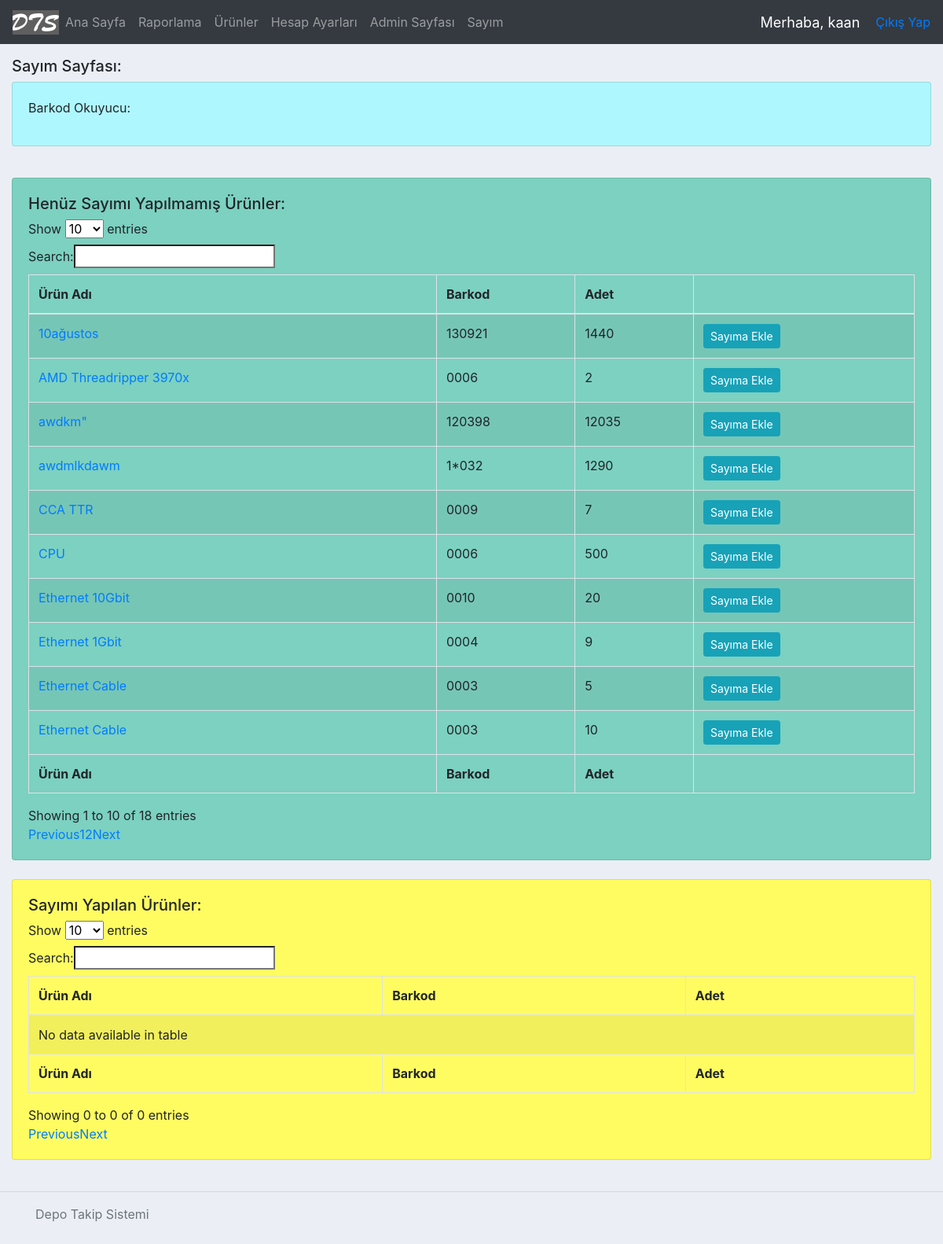
The app's page /stocktakePage/ (signed in), older data.
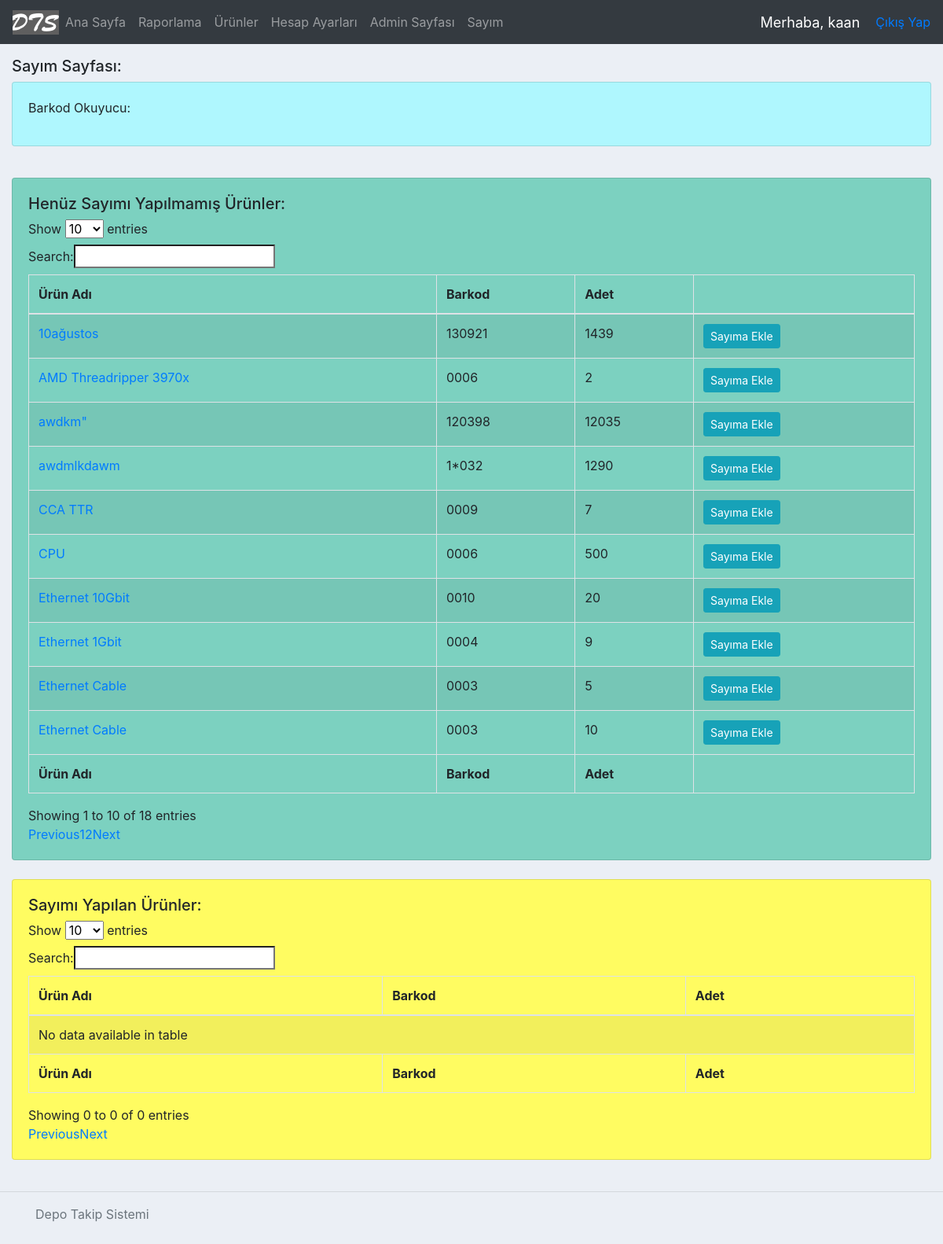
The same page, newer data.
### accounts/models.py (models this page shows, shortened)
class Product(models.Model):
    name = models.CharField(max_length=200)
    barcode = models.CharField(max_length=48)
    code = models.CharField(max_length=255)
    criticalStock = models.BooleanField(default=False) #kritik stok
    criticalStockAmt = models.IntegerField(null=True, blank=True)
    photo = models.ImageField(blank=True, null=True)
    vendor = models.CharField(max_length=200) #alınan firma
    dateBought = models.DateField(null=True) #satın alınan tarih
    regDate = models.DateTimeField( auto_now_add=True, null=True ) #ürünün kayıt edildiği tarih
    price = models.FloatField() #ürünün fiyatı
    amount = models.IntegerField() #ürünün adeti
    category = models.CharField(max_length=200) #ürünün kategorisi
    brand = models.CharField(max_length = 200) #ürünün markası
    model = models.CharField(max_length = 200, blank=True, null=True)
    description = models.CharField(max_length = 400, blank=True, null=True) #açıklama
    editor = models.CharField(max_length = 200) #ürünü kaydeden/silen kullanıcı
    invoice = models.OneToOneField('Invoice', on_delete=models.CASCADE, related_name="fatura", null=True, blank=True )
    history = HistoricalRecords(
        history_change_reason_field=models.TextField(null=True, max_length=255)
    )
    lastStocktakeTime = models.DateTimeField(blank=True, null=True) #son sayım yapılan tarih

### accounts/views.py (the view, shortened to what this page needs)
# urls.py: path('stocktakePage/', views.stocktakePage, name="stocktakePage"),
@login_required(login_url='login')
def stocktakePage(request):
    dateObj = timezone.now()
    time = datetime.time(0,0,0)
    beginningOfTheDay = dt.combine(dateObj, time)
    stocktakeProducts = Product.objects.filter(
        lastStocktakeTime__isnull=False
    ).filter(
        lastStocktakeTime__gt=beginningOfTheDay
    )
    nullST = Product.objects.filter(lastStocktakeTime__isnull=True)
    lteToday = Product.objects.filter(lastStocktakeTime__lte=beginningOfTheDay)
    products = nullST | lteToday
    totalLoss = 0
    lossDict = {}
    productFilter = ProductFilter(request.GET, queryset=products)
    products = productFilter.qs
    message = "Sayım sayfası her günün başında yenilenir. " + "Sayım tamamlandığında kayıp ürünlerin özetini ve toplam zararı görebilirsiniz."
    messages.info(request, message)
    context = { 'stocktakeProducts': stocktakeProducts, 'products': products,
     'productFilter': productFilter, 'totalLoss': totalLoss, 'lossDict': lossDict }
    return render(request, 'accounts/stocktakePage.html', context)

### accounts/templates/accounts/stocktakePage.html (shortened to what this page needs)
{%  extends 'accounts/main.html' %}
{% block content %}
<h5>Sayım Sayfası:</h5>
<div class="card card-body" id="ccColor">
    <p>Barkod Okuyucu:</p>
</div>
<div class="card card-body" id="stockNotTaken">
    <h5>Henüz Sayımı Yapılmamış Ürünler:</h5>
    {% if products|length is 0 %}
        <script>
            alert("Sayım Tamamlanmış Durumda.");
        </script>
        <h5 id="red">Sayım yapılmayan ürün kalmadı. Sayım tamamlandı. Toplam Zarar: {{totalLoss}} TL</h5>
        <div>
            <p>Zararın özeti:</p>
            <table class="table table-hover">
                <thead>
                    <tr>
                        <th scope="col">Ürün</th>
                        <th scope="col">Zarar</th>
                    </tr>
                </thead>
                <tbody>
                    {% for key, value in lossDict.items %}
                    <tr>
                        <td>{{ key }}</td>
                        <td>{{ value }}</td>
                    </tr>
                    {% endfor %}
                </tbody>
            </table>
        </div>
    {% else %}
        {% include "accounts/products.html" %}
    {% endif %}
</div>
<br>
<div class="card card-body" id="stockTaken">
        <h5>Sayımı Yapılan Ürünler:</h5>
        <table id="stocktakeProducts" class="table table-striped table-bordered" cellspacing="0" width="100%">
            <thead>
                <tr>
                    <th>Ürün Adı</th>
                    <th>Barkod</th>
                    <th>Adet</th>
                </tr>
            </thead>
            <tbody>
            </tbody>
            <tfoot>
          	<tr>
          		<th>Ürün Adı</th>
          		<th>Barkod</th>
          		<th>Adet</th>
          	</tr>
            </tfoot>
        </table>
</div>
<br>
{% endblock content %}

### accounts/templates/accounts/products.html
<table id="products" class="table table-striped table-bordered" cellspacing="0" width="100%">
  <thead>
	<tr>
	  <th>Ürün Adı</th>
	  <th>Barkod</th>
	  <th>Adet</th>
	  <th></th>
	</tr>
  </thead>
  <tbody>
	  {% for product in products %}
		  <tr>
			  <td>
				  <a href="{% url 'productPage' product.id %}">{{ product.name }}</a>
			  </td>
			  <td>{{ product.barcode }}</td>
			  <td>{{ product.amount }}</td>
			  <td>
				  <a class="btn btn-sm btn-info" href="{% url 'productST' product.id %}">Sayıma Ekle</a>
			  </td>
		  </tr>
	  {% endfor %}
  </tbody>
  <tfoot>
	<tr>
		<th>Ürün Adı</th>
		<th>Barkod</th>
		<th>Adet</th>
	</tr>
  </tfoot>
</table>

Row changes from the older to the newer data that the page shows:
changed Product "10ağustos": amount "1440" → "1439"
